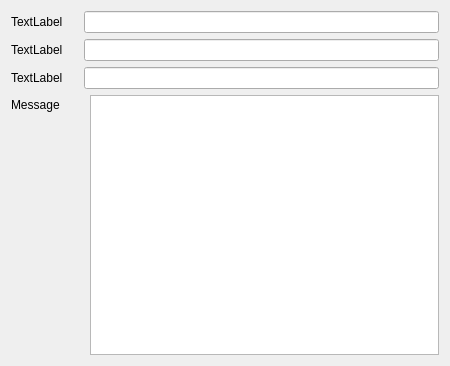
<?xml version="1.0" encoding="UTF-8"?>
<ui version="4.0">
 <class>Dialog</class>
 <widget class="QDialog" name="Dialog">
  <property name="geometry">
   <rect>
    <x>0</x>
    <y>0</y>
    <width>450</width>
    <height>366</height>
   </rect>
  </property>
  <property name="windowTitle">
   <string>Dialog</string>
  </property>
  <layout class="QVBoxLayout" name="verticalLayout_2">
   <item>
    <layout class="QHBoxLayout" name="horizontalLayout">
     <item>
      <widget class="QLabel" name="label">
       <property name="text">
        <string>TextLabel</string>
       </property>
      </widget>
     </item>
     <item>
      <spacer name="horizontalSpacer">
       <property name="orientation">
        <enum>Qt::Horizontal</enum>
       </property>
       <property name="sizeType">
        <enum>QSizePolicy::Minimum</enum>
       </property>
       <property name="sizeHint" stdset="0">
        <size>
         <width>15</width>
         <height>20</height>
        </size>
       </property>
      </spacer>
     </item>
     <item>
      <widget class="QLineEdit" name="lineEdit"/>
     </item>
    </layout>
   </item>
   <item>
    <layout class="QHBoxLayout" name="horizontalLayout_2">
     <item>
      <widget class="QLabel" name="label_2">
       <property name="text">
        <string>TextLabel</string>
       </property>
      </widget>
     </item>
     <item>
      <spacer name="horizontalSpacer_2">
       <property name="orientation">
        <enum>Qt::Horizontal</enum>
       </property>
       <property name="sizeType">
        <enum>QSizePolicy::Minimum</enum>
       </property>
       <property name="sizeHint" stdset="0">
        <size>
         <width>15</width>
         <height>20</height>
        </size>
       </property>
      </spacer>
     </item>
     <item>
      <widget class="QLineEdit" name="lineEdit_2"/>
     </item>
    </layout>
   </item>
   <item>
    <layout class="QHBoxLayout" name="horizontalLayout_3">
     <item>
      <widget class="QLabel" name="label_3">
       <property name="text">
        <string>TextLabel</string>
       </property>
      </widget>
     </item>
     <item>
      <spacer name="horizontalSpacer_3">
       <property name="orientation">
        <enum>Qt::Horizontal</enum>
       </property>
       <property name="sizeType">
        <enum>QSizePolicy::Minimum</enum>
       </property>
       <property name="sizeHint" stdset="0">
        <size>
         <width>15</width>
         <height>20</height>
        </size>
       </property>
      </spacer>
     </item>
     <item>
      <widget class="QLineEdit" name="lineEdit_3"/>
     </item>
    </layout>
   </item>
   <item>
    <layout class="QHBoxLayout" name="horizontalLayout_4">
     <item>
      <layout class="QVBoxLayout" name="verticalLayout">
       <item>
        <widget class="QLabel" name="label_4">
         <property name="sizePolicy">
          <sizepolicy hsizetype="Preferred" vsizetype="Fixed">
           <horstretch>0</horstretch>
           <verstretch>0</verstretch>
          </sizepolicy>
         </property>
         <property name="minimumSize">
          <size>
           <width>0</width>
           <height>20</height>
          </size>
         </property>
         <property name="toolTip">
          <string/>
         </property>
         <property name="text">
          <string>Message</string>
         </property>
        </widget>
       </item>
       <item>
        <spacer name="horizontalSpacer_4">
         <property name="orientation">
          <enum>Qt::Horizontal</enum>
         </property>
         <property name="sizeType">
          <enum>QSizePolicy::Minimum</enum>
         </property>
         <property name="sizeHint" stdset="0">
          <size>
           <width>73</width>
           <height>20</height>
          </size>
         </property>
        </spacer>
       </item>
       <item>
        <spacer name="verticalSpacer">
         <property name="orientation">
          <enum>Qt::Vertical</enum>
         </property>
         <property name="sizeHint" stdset="0">
          <size>
           <width>20</width>
           <height>40</height>
          </size>
         </property>
        </spacer>
       </item>
      </layout>
     </item>
     <item>
      <widget class="QTextEdit" name="textEdit">
       <property name="enabled">
        <bool>true</bool>
       </property>
       <property name="toolTip">
        <string>&lt;html&gt;&lt;head/&gt;&lt;body&gt;&lt;p&gt;Enter your &lt;span style=&quot; font-weight:600; font-style:italic;&quot;&gt;glorius&lt;/span&gt; message here!&lt;/p&gt;&lt;/body&gt;&lt;/html&gt;</string>
       </property>
      </widget>
     </item>
    </layout>
   </item>
  </layout>
 </widget>
 <layoutdefault spacing="6" margin="11"/>
 <resources/>
 <connections/>
</ui>
